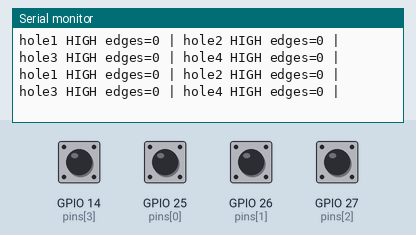
This sketch was run on a simulated ESP32. On the bench: the last lines printed to the serial monitor. Inputs (shaded band) come from the test bench; at power-on: GPIO 14 (pins[3]), GPIO 25 (pins[0]), GPIO 26 (pins[1]), GPIO 27 (pins[2]) HIGH.

Above: at 1.8 s.
1.9 s: GPIO 14 (pins[3]) pulled LOW for 0.6 s
At 2.4 s:
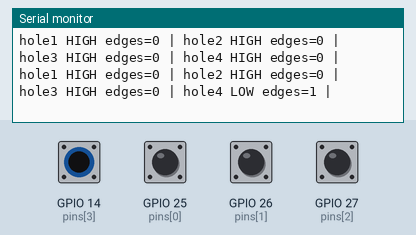
4.0 s: GPIO 25 (pins[0]) pulled LOW for 0.6 s
At 4.4 s:
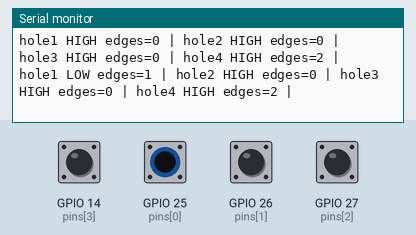
6.1 s: GPIO 26 (pins[1]) pulled LOW for 0.6 s
At 6.9 s:
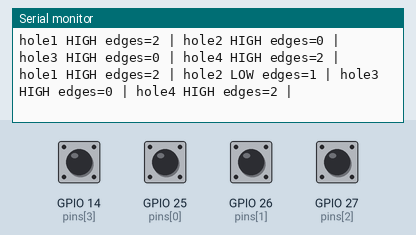
8.2 s: GPIO 27 (pins[2]) pulled LOW for 0.6 s
At 8.9 s:
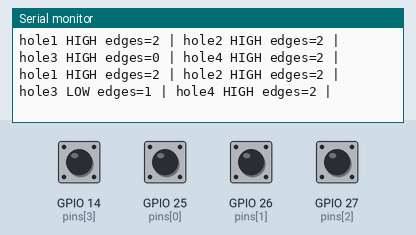
10.3 s: GPIO 14 (pins[3]) pulled LOW for 1 s
At 11.0 s:
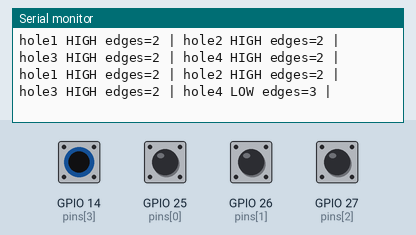
12.8 s: GPIO 25 (pins[0]) pulled LOW for 1 s
At 13.5 s:
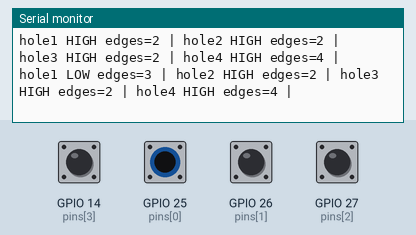
Timing chart, 0 to 15.8 s (numbered marks = the images above; inputs shaded):
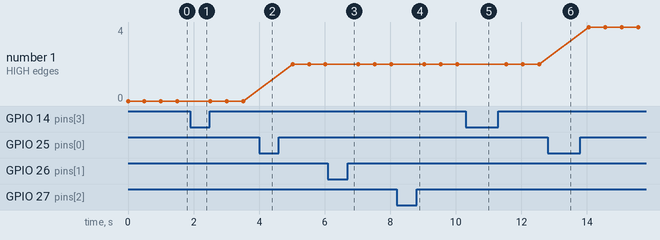

Measured:
- after the input at 1.9 s, the serial monitor: prints a new line after 0.11 s (image 1)
- after the input at 4.0 s, the serial monitor: prints a new line at once (image 2)
- after the input at 6.1 s, the serial monitor: prints a new line after 0.42 s (image 3)
- after the input at 8.2 s, the serial monitor: prints a new line after 0.33 s (image 4)
- after the input at 10.3 s, the serial monitor: prints a new line after 0.24 s (image 5)
- after the input at 12.8 s, the serial monitor: prints a new line after 0.25 s (image 6)

The sketch:

header_finder.ino
```cpp
/*
  ESP32 UART pin finder  -  find which header hole is TX and which is GND

  WIRING (router header CN1 -> ESP32 DevKit)
  ------------------------------------------
  Router USB port metal shell (GND) -> ESP32 GND
  Header hole 1 (marked "1")        -> GPIO25 (D25)
  Header hole 2                     -> GPIO26 (D26)
  Header hole 3                     -> GPIO27 (D27)
  Header hole 4                     -> GPIO14 (D14)

  Do NOT connect ESP32 3V3 or VIN to anything.
  Do NOT connect the router's VCC (3.3V) pin to the ESP32.
  All four pins are INPUTS only, nothing is driven.
  The router has its own power adapter.

  HOW TO USE
  ----------
  1. Board: ESP32 Dev Module. Serial Monitor at 115200 baud.
  2. Press EN on the ESP32 once.
  3. Plug in the router's power.
  4. Watch for ~10 seconds.

  HOW TO READ THE RESULT
  ----------------------
  edges in the hundreds/thousands -> that hole is the router TX
  stays LOW, edges=0              -> GND
  stays HIGH, edges=0 or few      -> power pin or RX (do not connect)
*/


const int pins[4] = {25, 26, 27, 14};
volatile uint32_t edges[4];
void IRAM_ATTR h0() { edges[0]++; }
void IRAM_ATTR h1() { edges[1]++; }
void IRAM_ATTR h2() { edges[2]++; }
void IRAM_ATTR h3() { edges[3]++; }
void setup() {
  Serial.begin(115200);
  for (int i = 0; i < 4; i++) pinMode(pins[i], INPUT_PULLUP);
  attachInterrupt(pins[0], h0, CHANGE);
  attachInterrupt(pins[1], h1, CHANGE);
  attachInterrupt(pins[2], h2, CHANGE);
  attachInterrupt(pins[3], h3, CHANGE);
}
void loop() {
  for (int i = 0; i < 4; i++)
    Serial.printf("hole%d %s edges=%lu | ", i + 1,
                  digitalRead(pins[i]) ? "HIGH" : "LOW",
                  (unsigned long)edges[i]);
  Serial.println();
  delay(500);
}
```
